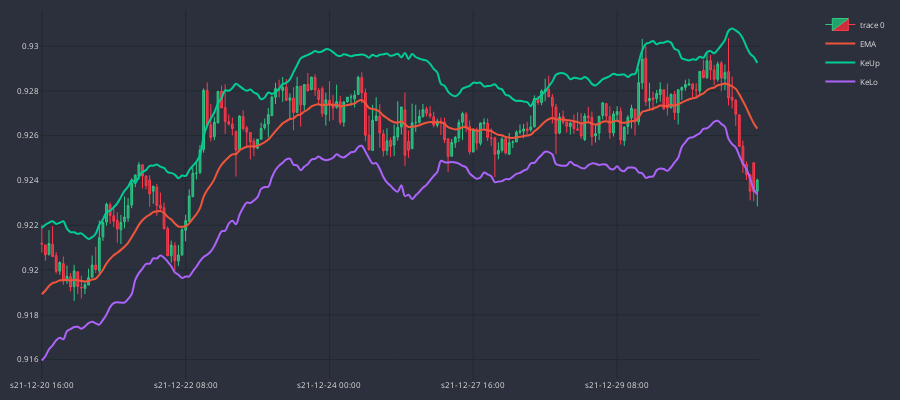

The code cell stored with this chart in its notebook:
### Code cell
dfp = df_an_3.iloc[-200:]
cp = CandlePlot(dfp, candles=True)
cp.show_plot(line_traces=['EMA', 'KeUp', 'KeLo'])

### Figure 1 — Plotly figure (JSON) as saved in the notebook; plotly's stock layout.template omitted (floating-point values rounded to 4 significant figures; data arrays with more than 128 entries replaced by an {"elided": "..."} marker saying what was removed)
{"data": [{"close": {"elided": "200 float values"}, "decreasing": {"fillcolor": "#CC2E3C", "line": {"color": "#FF3A4C"}}, "high": {"elided": "200 float values"}, "increasing": {"fillcolor": "#24A06B", "line": {"color": "#2EC886"}}, "line": {"width": 1}, "low": {"elided": "200 float values"}, "opacity": 1, "open": {"elided": "200 float values"}, "type": "candlestick", "x": {"elided": "200 str values"}}, {"line": {"shape": "spline", "width": 2}, "name": "EMA", "type": "scatter", "x": {"elided": "200 str values"}, "xaxis": "x", "y": {"elided": "200 float values"}, "yaxis": "y"}, {"line": {"shape": "spline", "width": 2}, "name": "KeUp", "type": "scatter", "x": {"elided": "200 str values"}, "xaxis": "x", "y": {"elided": "200 float values"}, "yaxis": "y"}, {"line": {"shape": "spline", "width": 2}, "name": "KeLo", "type": "scatter", "x": {"elided": "200 str values"}, "xaxis": "x", "y": {"elided": "200 float values"}, "yaxis": "y"}], "layout": {"font": {"color": "#e1e1e1", "size": 8}, "height": 400, "margin": {"b": 10, "l": 10, "r": 10, "t": 10}, "paper_bgcolor": "#2c303c", "plot_bgcolor": "#2c303c", "width": 900, "xaxis": {"anchor": "y", "domain": [0, 0.94], "gridcolor": "#1f292f", "nticks": 5, "rangeslider": {"visible": false}}, "yaxis": {"anchor": "x", "domain": [0, 1], "gridcolor": "#1f292f"}, "yaxis2": {"anchor": "x", "gridcolor": "#1f292f", "overlaying": "y", "side": "right"}}}
